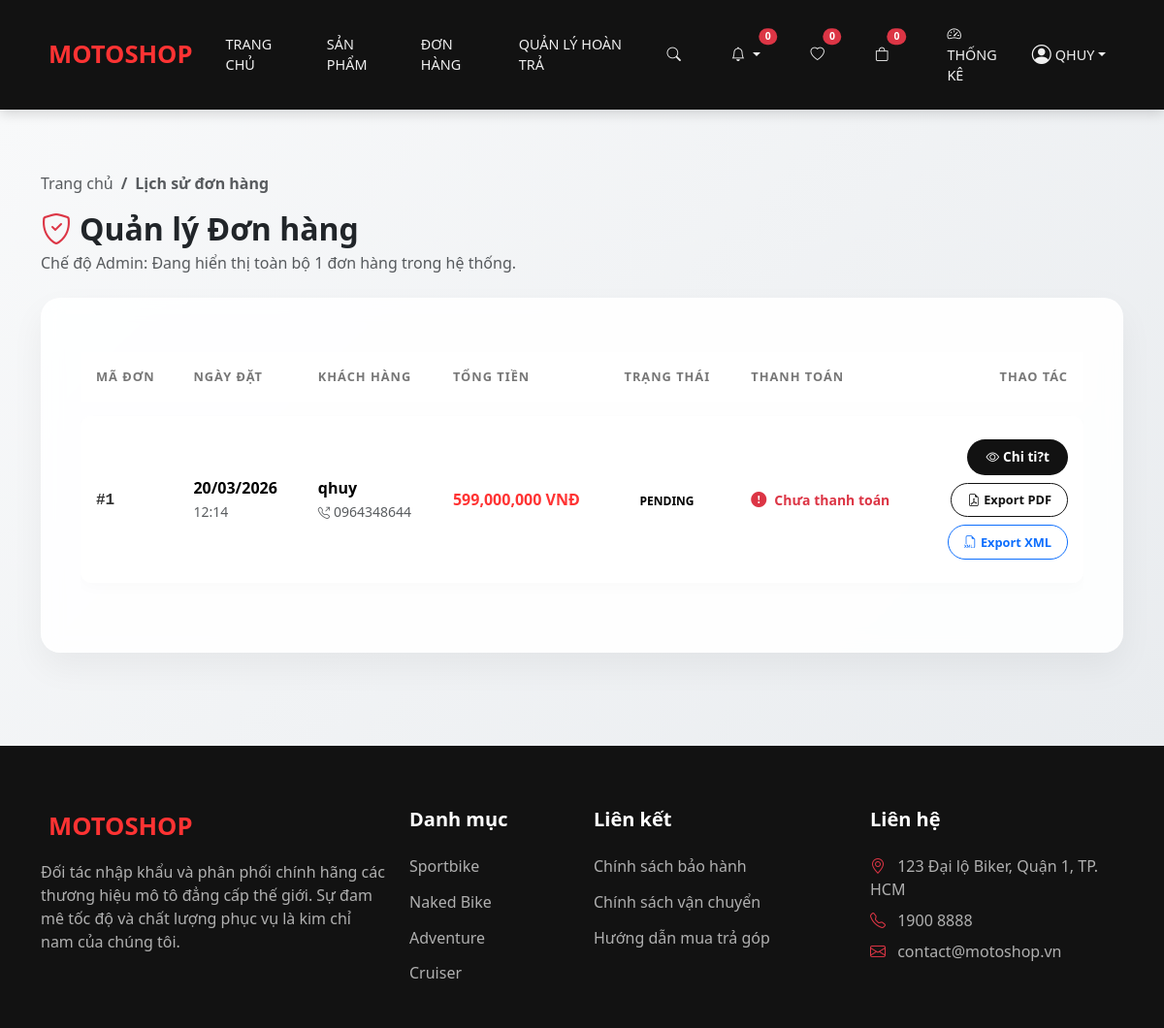
Before: /shops/order-history/ (signed in) with the older database file.
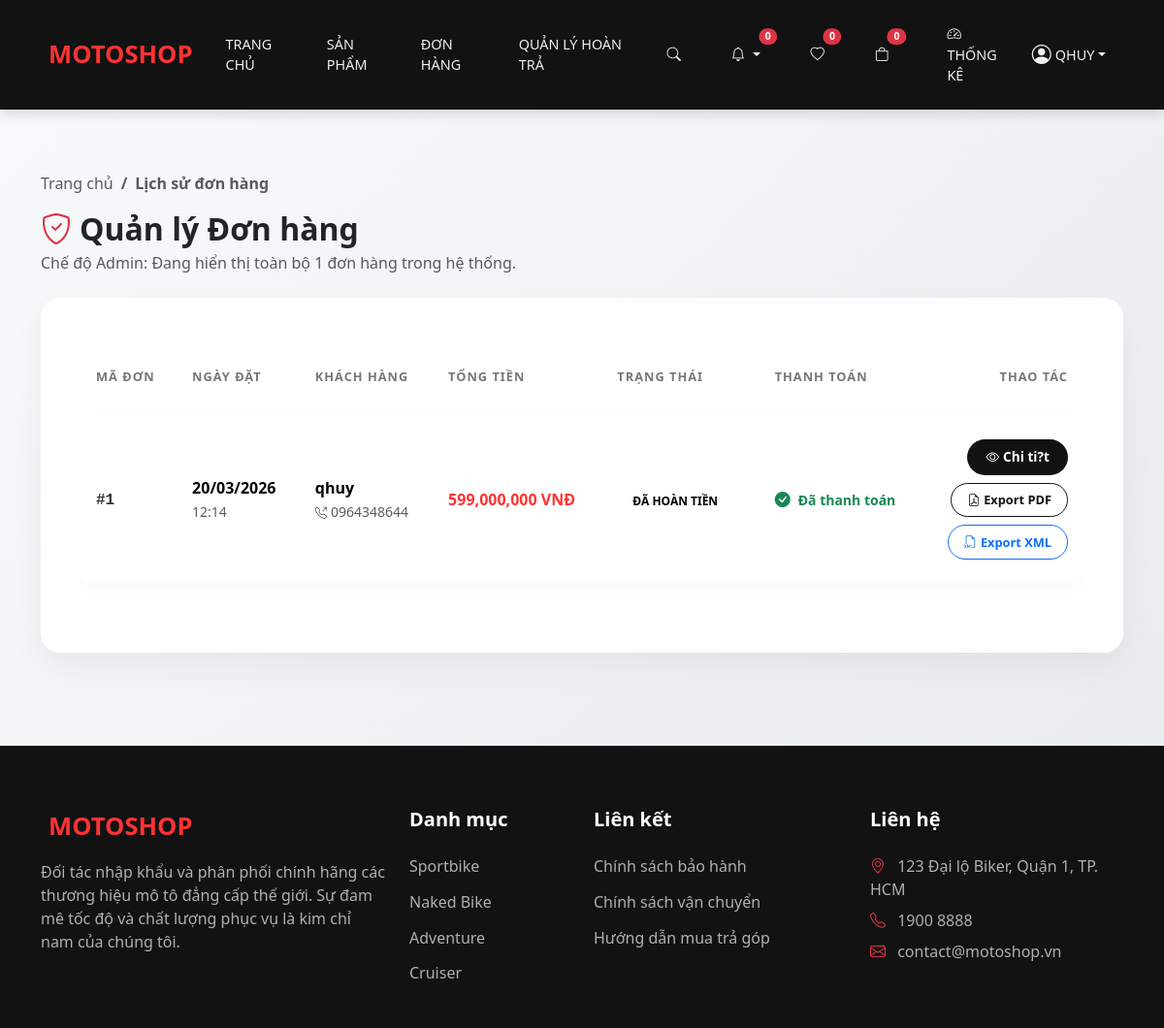
After: the same page with the newer database file.
### shops/models.py (models this page shows, shortened)
class Order(models.Model):
    PAYMENT_TYPE_CHOICES = [
        ('deposit', 'Deposit 10%'),
        ('full', 'Full Payment'),
        ('showroom', 'Pay at Showroom'),
        ('bank_transfer', 'Bank Transfer'),
    ]
    PAYMENT_STATUS_CHOICES = [
        ('unpaid', 'Unpaid'),
        ('partial', 'Partial'),
        ('paid', 'Paid'),
        ('pending_confirmation', 'Pending Confirmation'),
    ]
    STATUS_CHOICES = [
        ('pending', 'Pending'),
        ('confirmed', 'Confirmed'),
        ('processing', 'Processing'),
        ('completed', 'Completed'),
        ('cancelled', 'Cancelled'),
        ('return_requested', 'Return Requested'),
        ('returned', 'Returned'),
        ('refunded', 'Refunded'),
    ]
    user = models.ForeignKey(
        'auth.User',
        null=True,
        blank=True,
        on_delete=models.SET_NULL,
        related_name='orders'
    )
    full_name = models.CharField(max_length=255)
    phone = models.CharField(max_length=20)
    email = models.EmailField()
    address = models.TextField()
    city = models.CharField(max_length=100)
    payment_type = models.CharField(max_length=20, choices=PAYMENT_TYPE_CHOICES)
    payment_status = models.CharField(max_length=30, choices=PAYMENT_STATUS_CHOICES, default='unpaid')
    total_price = models.DecimalField(max_digits=12, decimal_places=0)
    deposit_amount = models.DecimalField(max_digits=12, decimal_places=0, default=0)
    remaining_amount = models.DecimalField(max_digits=12, decimal_places=0, default=0)
    status = models.CharField(max_length=20, choices=STATUS_CHOICES, default='pending')
    created_at = models.DateTimeField(auto_now_add=True)
    voucher = models.ForeignKey(Voucher, null=True, blank=True, on_delete=models.SET_NULL)
    class Meta:
        ordering = ['-created_at']
        verbose_name = 'order'
        verbose_name_plural = 'orders'

### shops/views.py (the view)
# urls.py: path('order-history/', views.order_history, name='order_history'),
@login_required
def order_history(request):
    if request.user.is_staff:
        orders = Order.objects.all().order_by('-created_at')
    else:
        orders = Order.objects.filter(user=request.user).order_by('-created_at')
    return render(request, 'shops/order_history.html', {'orders': orders})

### shops/context_processors.py (called while the page is built)
def cart_count(request):
    return {'cart_count': 0}

def notification_context(request):
    if request.user.is_authenticated:
        from .models import Notification
        unread_count = Notification.objects.filter(user=request.user, is_read=False).count()
        return {'unread_notification_count': unread_count}
    return {'unread_notification_count': 0}

def wishlist_context(request):
    if request.user.is_authenticated:
        from .models import Wishlist
        qs = Wishlist.objects.filter(user=request.user)
        return {
            'wishlist_product_ids': list(qs.values_list('product_id', flat=True)),
            'wishlist_count': qs.count(),
        }
    return {
        'wishlist_product_ids': [],
        'wishlist_count': 0,
    }

### shops/templates/shops/order_history.html (shortened to what the changed rows need)
{% extends 'shops/base.html' %}
{% load humanize %}
{% block content %}
<div class="order-history-container">
    <div class="container">
        <div class="row mb-4">
            <div class="col-12">
                <div class="d-flex justify-content-between align-items-end">
                    <div>
                        <h2 class="fw-bold mb-1">
                            {% if user.is_staff %}
                                <i class="bi bi-shield-check text-danger me-2"></i>Quản lý Đơn hàng
                            {% else %}
                                <i class="bi bi-clock-history text-danger me-2"></i>Lịch sử Đặt hàng
                            {% endif %}
                        </h2>
                    </div>
                </div>
            </div>
        </div>
        <div class="glass-card">
            {% if orders %}
                <div class="table-responsive">
                    <table class="table table-custom">
                        <thead>
                            <tr>
                                <th>Mã đơn</th>
                                <th>Ngày đặt</th>
                                {% if user.is_staff %}<th>Khách hàng</th>{% endif %}
                                <th>Tổng tiền</th>
                                <th>Trạng thái</th>
                                <th>Thanh toán</th>
                                <th class="text-end">Thao tác</th>
                            </tr>
                        </thead>
                        <tbody>
                            {% for order in orders %}
                                <tr>
                                    <td><span class="order-id">#{{ order.id }}</span></td>
                                    <td>
                                        <div class="fw-bold">{{ order.created_at|date:"d/m/Y" }}</div>
                                        <small class="text-muted">{{ order.created_at|date:"H:i" }}</small>
                                    </td>
                                    {% if user.is_staff %}
                                        <td>
                                            <div class="fw-bold">{{ order.full_name }}</div>
                                            <small class="text-muted"><i class="bi bi-telephone-outbound small me-1"></i>{{ order.phone }}</small>
                                        </td>
                                    {% endif %}
                                    <td><span class="price-text">{{ order.total_price|intcomma }} VNĐ</span></td>
                                    <td>
                                        <span class="status-badge status-{{ order.status }}">
                                            {% if order.status == 'pending' %}Chờ xử lý
                                            {% elif order.status == 'confirmed' %}Đã xác nhận
                                            {% elif order.status == 'processing' %}Đang xử lý
                                            {% elif order.status == 'completed' %}Hoàn tất
                                            {% elif order.status == 'cancelled' %}Đã hủy
                                            {% elif order.status == 'return_requested' %}Yêu cầu hoàn trả
                                            {% elif order.status == 'returned' %}Đã trả hàng
                                            {% elif order.status == 'refunded' %}Đã hoàn tiền
                                            {% else %}{{ order.status }}{% endif %}
                                        </span>
                                    </td>
                                    <td>
                                        <div class="d-flex align-items-center">
                                            {% if order.payment_status == 'paid' %}
                                                <i class="bi bi-check-circle-fill text-success me-2"></i>
                                                <small class="fw-bold text-success">Đã thanh toán</small>
                                            {% elif order.payment_status == 'partial' %}
                                                <i class="bi bi-pie-chart-fill text-primary me-2"></i>
                                                <small class="fw-bold text-primary">Đã đặt cọc</small>
                                            {% elif order.payment_status == 'pending_confirmation' %}
                                                <i class="bi bi-hourglass-split text-warning me-2"></i>
                                                <small class="fw-bold text-warning">Chờ xác nhận</small>
                                            {% else %}
                                                <i class="bi bi-exclamation-circle-fill text-danger me-2"></i>
                                                <small class="fw-bold text-danger">Chưa thanh toán</small>
                                            {% endif %}
                                        </div>
                                    </td>
                                    <td class="text-end">
                                        <div class="d-flex flex-column align-items-end gap-2">
                                            <a href="{% url 'shops:order_detail' order.id %}" class="btn-detail text-decoration-none">
                                                <i class="bi bi-eye me-1"></i>Chi ti?t
                                            </a>
                                            <a href="{% url 'shops:export_order_pdf' order.id %}" class="btn-export text-decoration-none" data-export-link>
                                                <i class="bi bi-file-earmark-pdf me-1"></i>Export PDF
                                            </a>
                                            <a href="{% url 'shops:export_invoice_xml' order.id %}" class="btn-export btn-export-xml text-decoration-none" data-export-link>
                                                <i class="bi bi-filetype-xml me-1"></i>Export XML
                                            </a>
                                        </div>
                                    </td>
                                </tr>
                            {% endfor %}
                        </tbody>
                    </table>
                </div>
            {% endif %}
        </div>
    </div>
</div>
{% endblock %}

Changed rows visible on the page:
changed Order "qhuy": status "PENDING" → (not shown); now shows "ĐÃ HOÀN TIỀN"; payment_status "Chưa thanh toán" → "Đã thanh toán"
